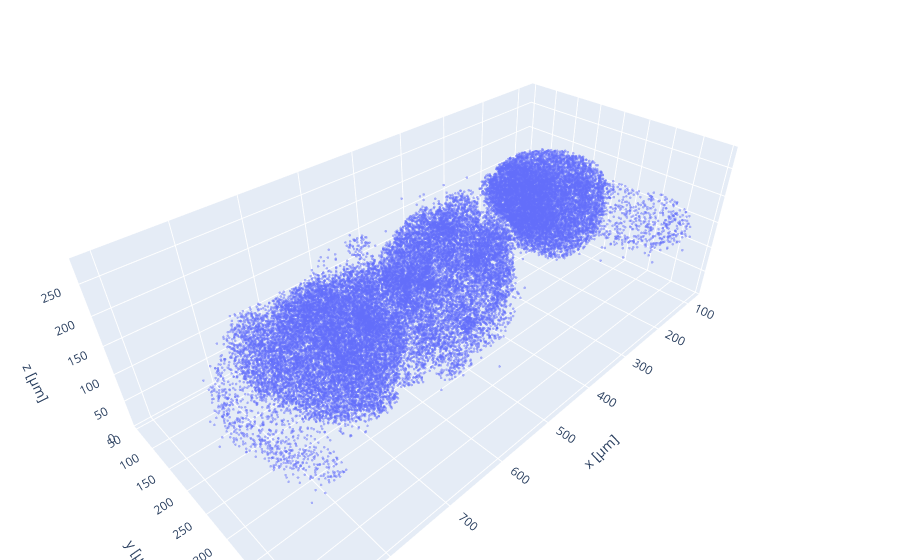

Notebook code cell kept with this figure:
### Code cell
import plotly.graph_objects as go

pos = load_positions()
sample = pos.sample(frac=0.1, random_state=0)

fig = go.Figure(go.Scatter3d(
    x=sample["pre_pt_position_x"] / 1000,
    y=sample["pre_pt_position_y"] / 1000,
    z=sample["pre_pt_position_z"] / 1000,
    mode="markers",
    marker=dict(size=1.5, opacity=0.5),
    text=sample["root_id"].astype(str),
    hoverinfo="text",
))
fig.update_layout(
    scene=dict(xaxis_title="x [µm]", yaxis_title="y [µm]", zaxis_title="z [µm]",
               aspectmode="data"),
    margin=dict(l=0, r=0, t=0, b=0),
)
fig.show()

### Figure 1 — Plotly figure (JSON) as saved in the notebook; plotly's stock layout.template omitted (floating-point values rounded to 4 significant figures; data arrays with more than 128 entries replaced by an {"elided": "..."} marker saying what was removed)
{"data": [{"hoverinfo": "text", "marker": {"opacity": 0.5, "size": 1.5}, "mode": "markers", "text": {"elided": "37133 str values"}, "type": "scatter3d", "x": {"elided": "37133 float values"}, "y": {"elided": "37133 float values"}, "z": {"elided": "37133 float values"}}], "layout": {"margin": {"b": 0, "l": 0, "r": 0, "t": 0}, "scene": {"aspectmode": "data", "xaxis": {"title": {"text": "x [µm]"}}, "yaxis": {"title": {"text": "y [µm]"}}, "zaxis": {"title": {"text": "z [µm]"}}}}}
